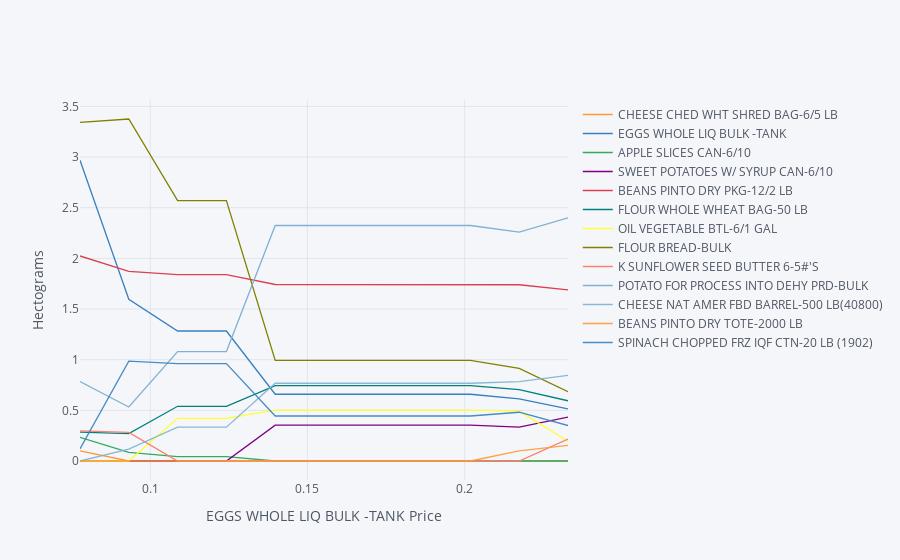

The notebook cell this image was saved under:
### Markdown cell above
## Effects of Price Changes on Subsistence Diet Composition

This shows the effect of changes in the cost of 'liquid eggs' on the composition of the minimum cost diet.

### Code cell
# we get much different curves for different ingredients

ReferenceGood = 'EGGS WHOLE LIQ BULK -TANK'
# ReferenceGood = 'BEANS PINTO DRY PKG-12/2 LB'
# ReferenceGood = 'CHEESE NAT AMER FBD BARREL-500 LB(40800)'
# ReferenceGood = 'BEANS SMALL RED CAN-6/10'

%run examine_composition.ipynb

### Figure 1 — Plotly figure (JSON) as saved in the notebook; plotly's stock layout.template omitted (floating-point values rounded to 4 significant figures)
{"data": [{"line": {"color": "rgba(255, 153, 51, 1.0)", "dash": "solid", "shape": "linear", "width": 1.3}, "mode": "lines", "name": "CHEESE CHED WHT SHRED BAG-6/5 LB", "text": "", "type": "scatter", "x": [0.07764, 0.09316, 0.1087, 0.1242, 0.1397, 0.1553, 0.1708, 0.1863, 0.2019, 0.2174, 0.2329], "y": [0.1008, 9.159e-10, 2.317e-11, 4.998e-08, 4.061e-11, 4.524e-08, 9.137e-10, 1.233e-10, 1.431e-09, 2.065e-10, 8.486e-09]}, {"line": {"color": "rgba(55, 128, 191, 1.0)", "dash": "solid", "shape": "linear", "width": 1.3}, "mode": "lines", "name": "EGGS WHOLE LIQ BULK -TANK", "text": "", "type": "scatter", "x": [0.07764, 0.09316, 0.1087, 0.1242, 0.1397, 0.1553, 0.1708, 0.1863, 0.2019, 0.2174, 0.2329], "y": [2.968, 1.596, 1.283, 1.283, 0.6589, 0.6589, 0.6589, 0.6589, 0.6589, 0.6137, 0.5135]}, {"line": {"color": "rgba(50, 171, 96, 1.0)", "dash": "solid", "shape": "linear", "width": 1.3}, "mode": "lines", "name": "APPLE SLICES CAN-6/10", "text": "", "type": "scatter", "x": [0.07764, 0.09316, 0.1087, 0.1242, 0.1397, 0.1553, 0.1708, 0.1863, 0.2019, 0.2174, 0.2329], "y": [0.2337, 0.0855, 0.04365, 0.04365, 5.902e-09, 3.634e-07, 1.489e-07, 3.517e-11, 1.387e-09, 1.123e-10, 1.215e-08]}, {"line": {"color": "rgba(128, 0, 128, 1.0)", "dash": "solid", "shape": "linear", "width": 1.3}, "mode": "lines", "name": "SWEET POTATOES W/ SYRUP CAN-6/10", "text": "", "type": "scatter", "x": [0.07764, 0.09316, 0.1087, 0.1242, 0.1397, 0.1553, 0.1708, 0.1863, 0.2019, 0.2174, 0.2329], "y": [5.545e-08, 1.566e-09, 2.102e-09, 4.585e-05, 0.3533, 0.3533, 0.3533, 0.3533, 0.3533, 0.3341, 0.433]}, {"line": {"color": "rgba(219, 64, 82, 1.0)", "dash": "solid", "shape": "linear", "width": 1.3}, "mode": "lines", "name": "BEANS PINTO DRY PKG-12/2 LB", "text": "", "type": "scatter", "x": [0.07764, 0.09316, 0.1087, 0.1242, 0.1397, 0.1553, 0.1708, 0.1863, 0.2019, 0.2174, 0.2329], "y": [2.024, 1.871, 1.84, 1.84, 1.742, 1.742, 1.742, 1.742, 1.742, 1.74, 1.689]}, {"line": {"color": "rgba(0, 128, 128, 1.0)", "dash": "solid", "shape": "linear", "width": 1.3}, "mode": "lines", "name": "FLOUR WHOLE WHEAT BAG-50 LB", "text": "", "type": "scatter", "x": [0.07764, 0.09316, 0.1087, 0.1242, 0.1397, 0.1553, 0.1708, 0.1863, 0.2019, 0.2174, 0.2329], "y": [0.2855, 0.2697, 0.54, 0.54, 0.7445, 0.7445, 0.7445, 0.7445, 0.7445, 0.7036, 0.5943]}, {"line": {"color": "rgba(255, 255, 51, 1.0)", "dash": "solid", "shape": "linear", "width": 1.3}, "mode": "lines", "name": "OIL VEGETABLE BTL-6/1 GAL", "text": "", "type": "scatter", "x": [0.07764, 0.09316, 0.1087, 0.1242, 0.1397, 0.1553, 0.1708, 0.1863, 0.2019, 0.2174, 0.2329], "y": [3.144e-07, 2.517e-08, 0.4211, 0.4211, 0.5026, 0.5026, 0.5026, 0.5026, 0.5026, 0.4921, 0.1959]}, {"line": {"color": "rgba(128, 128, 0, 1.0)", "dash": "solid", "shape": "linear", "width": 1.3}, "mode": "lines", "name": "FLOUR BREAD-BULK", "text": "", "type": "scatter", "x": [0.07764, 0.09316, 0.1087, 0.1242, 0.1397, 0.1553, 0.1708, 0.1863, 0.2019, 0.2174, 0.2329], "y": [3.342, 3.376, 2.571, 2.571, 0.9934, 0.9934, 0.9934, 0.9934, 0.9934, 0.9142, 0.685]}, {"line": {"color": "rgba(251, 128, 114, 1.0)", "dash": "solid", "shape": "linear", "width": 1.3}, "mode": "lines", "name": "K SUNFLOWER SEED BUTTER 6-5#'S", "text": "", "type": "scatter", "x": [0.07764, 0.09316, 0.1087, 0.1242, 0.1397, 0.1553, 0.1708, 0.1863, 0.2019, 0.2174, 0.2329], "y": [0.297, 0.2825, 1.183e-09, 2.161e-07, 1.651e-10, 8.796e-08, 4.817e-10, 1.234e-09, 3.472e-09, 5.634e-08, 0.2174]}, {"line": {"color": "rgba(128, 177, 211, 1.0)", "dash": "solid", "shape": "linear", "width": 1.3}, "mode": "lines", "name": "POTATO FOR PROCESS INTO DEHY PRD-BULK", "text": "", "type": "scatter", "x": [0.07764, 0.09316, 0.1087, 0.1242, 0.1397, 0.1553, 0.1708, 0.1863, 0.2019, 0.2174, 0.2329], "y": [0.7845, 0.5331, 1.08, 1.08, 2.325, 2.325, 2.325, 2.325, 2.325, 2.258, 2.401]}, {"line": {"color": "rgba(128, 177, 211, 0.8999999999999999)", "dash": "solid", "shape": "linear", "width": 1.3}, "mode": "lines", "name": "CHEESE NAT AMER FBD BARREL-500 LB(40800)", "text": "", "type": "scatter", "x": [0.07764, 0.09316, 0.1087, 0.1242, 0.1397, 0.1553, 0.1708, 0.1863, 0.2019, 0.2174, 0.2329], "y": [1.202e-08, 0.1168, 0.334, 0.334, 0.7673, 0.7673, 0.7673, 0.7673, 0.7673, 0.7838, 0.845]}, {"line": {"color": "rgba(255, 153, 51, 0.8999999999999999)", "dash": "solid", "shape": "linear", "width": 1.3}, "mode": "lines", "name": "BEANS PINTO DRY TOTE-2000 LB", "text": "", "type": "scatter", "x": [0.07764, 0.09316, 0.1087, 0.1242, 0.1397, 0.1553, 0.1708, 0.1863, 0.2019, 0.2174, 0.2329], "y": [1.012e-08, 1.122e-10, 1.188e-11, 6.148e-08, 1.05e-10, 6.439e-08, 1.503e-08, 4.834e-10, 7.317e-08, 0.09921, 0.1551]}, {"line": {"color": "rgba(55, 128, 191, 0.8999999999999999)", "dash": "solid", "shape": "linear", "width": 1.3}, "mode": "lines", "name": "SPINACH CHOPPED FRZ IQF CTN-20 LB (1902)", "text": "", "type": "scatter", "x": [0.07764, 0.09316, 0.1087, 0.1242, 0.1397, 0.1553, 0.1708, 0.1863, 0.2019, 0.2174, 0.2329], "y": [0.12, 0.9851, 0.9616, 0.9615, 0.4441, 0.4441, 0.4441, 0.4441, 0.4441, 0.4812, 0.3503]}], "layout": {"legend": {"bgcolor": "#F5F6F9", "font": {"color": "#4D5663"}}, "paper_bgcolor": "#F5F6F9", "plot_bgcolor": "#F5F6F9", "title": {"font": {"color": "#4D5663"}}, "xaxis": {"gridcolor": "#E1E5ED", "showgrid": true, "tickfont": {"color": "#4D5663"}, "title": {"font": {"color": "#4D5663"}, "text": "EGGS WHOLE LIQ BULK -TANK Price"}, "zerolinecolor": "#E1E5ED"}, "yaxis": {"gridcolor": "#E1E5ED", "showgrid": true, "tickfont": {"color": "#4D5663"}, "title": {"font": {"color": "#4D5663"}, "text": "Hectograms"}, "zerolinecolor": "#E1E5ED"}}}
